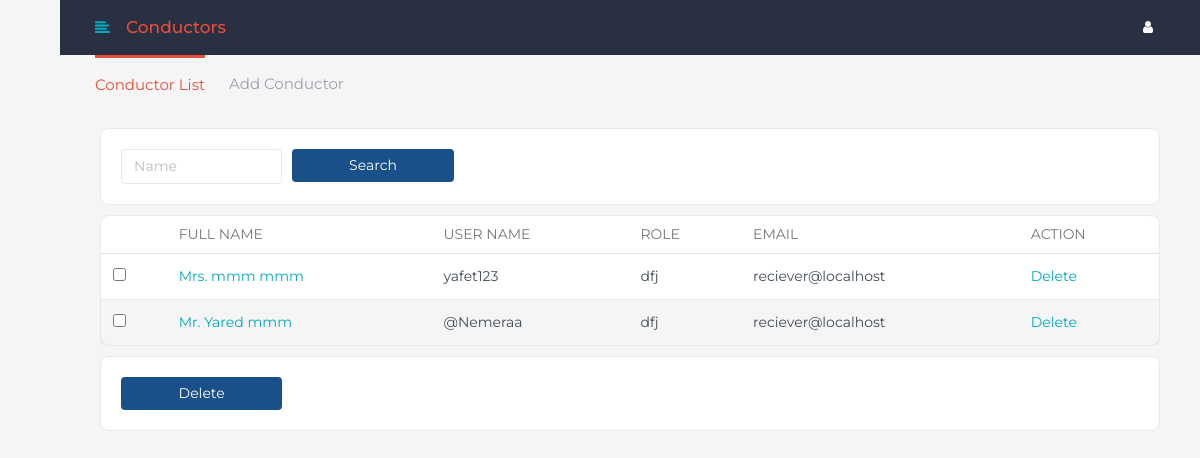
Page /admin/conductor-list.php (signed in) on the earlier database version.
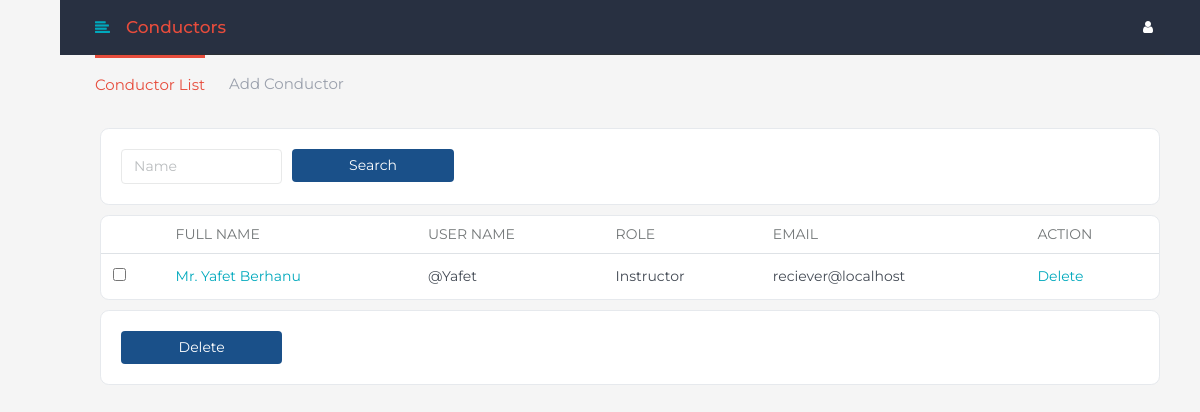
Same page on the later database version.
### tables this page shows
CREATE TABLE `conductor` (
  `username` varchar(25) NOT NULL,
  `password` varchar(256) NOT NULL,
  `prefix` enum('Mr.','Mrs.','Mr.','Dr.','Prof.') NOT NULL,
  `firstName` varchar(50) NOT NULL,
  `lastName` varchar(50) NOT NULL,
  `role` varchar(200) NOT NULL,
  `email` varchar(50) NOT NULL
);

### admin/conductor-list.php (the view, shortened to what the changed rows need)
<?php
require('../config.php');
?>
<!doctype html>
<html lang="en" dir="ltr">
<head>
<link rel="stylesheet" href="../assets/plugins/bootstrap/css/bootstrap.min.css" />
<link rel="stylesheet" href="https://cdnjs.cloudflare.com/ajax/libs/font-awesome/4.7.0/css/font-awesome.min.css">
<link rel="stylesheet" href="../assets/plugins/charts-c3/c3.min.css"/>
<link rel="stylesheet" href="../assets/css/main.css"/>
<link rel="stylesheet" href="../assets/css/theme1.css"/>
</head>
<body class="font-montserrat">
<div id="main_content">
    <div class="page">
        <div id="page_top" class="section-body top_dark">
            <div class="container-fluid">
                <div class="page-header">
                    <div class="left">
                        <h1 class="page-title">Conductors</h1>
                    </div>
                </div>
            </div>
        </div>
            <div class="section-body mt-3">
            <div class="container-fluid">
                  <div class="tab-content">
                  <div class="tab-pane fade show active" id="todo-list" role="tabpanel">
                  <form action="<?=$_SERVER['PHP_SELF']?>" method="POST">
                    <div class="col-12">
                        <div class="card">
                            <div class="table-responsive">
                                <table class="table table-hover table-striped table-vcenter mb-0 text-nowrap">
                                    <thead>
                                        <tr>
                                           <th></th>
                                           <th>Full Name</th>
                                           <th>User Name</th>
                                           <th>Role</th>
                                           <th>Email</th>
                                           <th>Action</th>
                                        </tr>
                                    </thead>
                                    <tbody>
                                      <?php
                                      $query="SELECT username,prefix,firstName,lastName,role ,email FROM conductor ORDER BY firstName,lastName";
                                      $result=mysqli_query($con,$query) or die('Error to send query');
                                      if(mysqli_num_rows($result)){
                                        while($row=mysqli_fetch_assoc($result)){
                                         $conductorId=$row['username'];
                                         echo "<tr><td><span><input type='checkbox' name='".$conductorId."'></span></td>
                                              <td><a href='conductor-detail.php?conductorId=".$conductorId."'>".$row['prefix']." ".$row['firstName']." ".$row['lastName']."</a></td>
                                              <td><span>".$conductorId."</span></td>
                                              <td><span>".$row['role']."</span></td>
                                              <td><span>".$row['email']."</span></td>
                                              <td><a href='delete-conductor.php?conductorId=".$conductorId."'>Delete</td></tr>";
                                        }
                                      }else{
                                        echo "<tr><td colspan='5' style='text-align:center;'>No conductor found.</td></tr>";
                                      }
                                      ?>
                                    </tbody>
                                </table>
                            </div>
                        </div>
                    </div>
                    </form>
                </div>
                </div>
              </div>
            </div>
        </div>
    </div>
</body>
</html>

Differences in the rows shown:
removed conductor: prefix "Mrs.", firstName "mmm", lastName "mmm", username "yafet123", role "dfj", email "reciever@localhost"
removed conductor: prefix "Mr.", firstName "Yared", lastName "mmm", username "@Nemeraa", role "dfj", email "reciever@localhost"
added conductor: prefix "Mr.", firstName "Yafet", lastName "Berhanu", username "@Yafet", role "Instructor", email "reciever@localhost"
